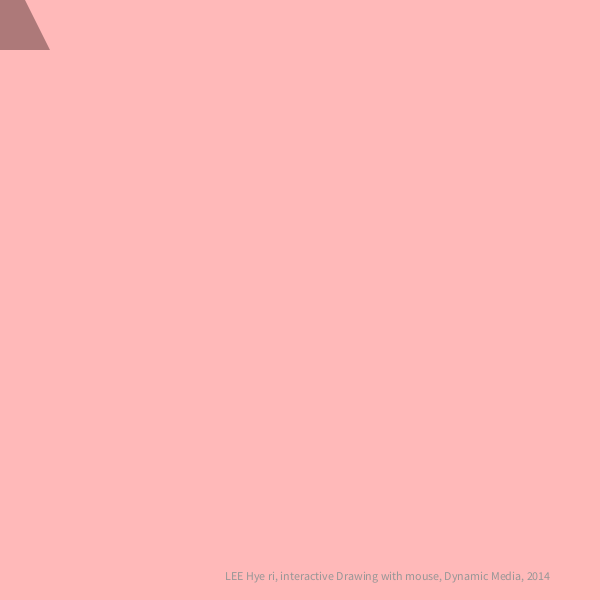
Frame 1 (no input)
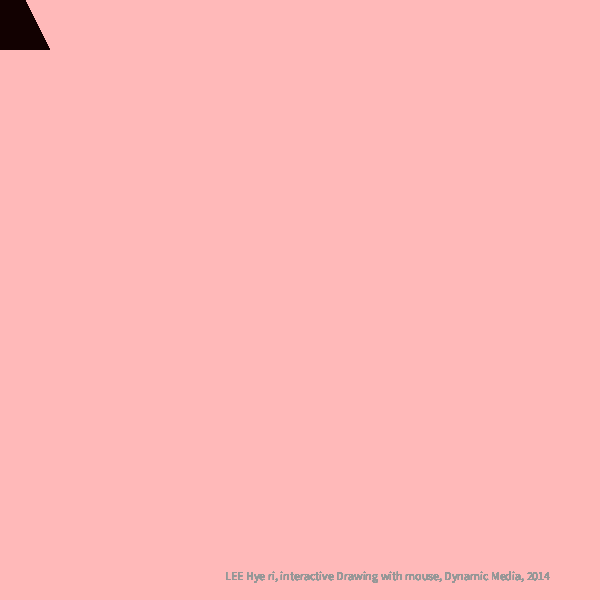
Frame 60 (the mouse pressed at the canvas centre just before this capture)
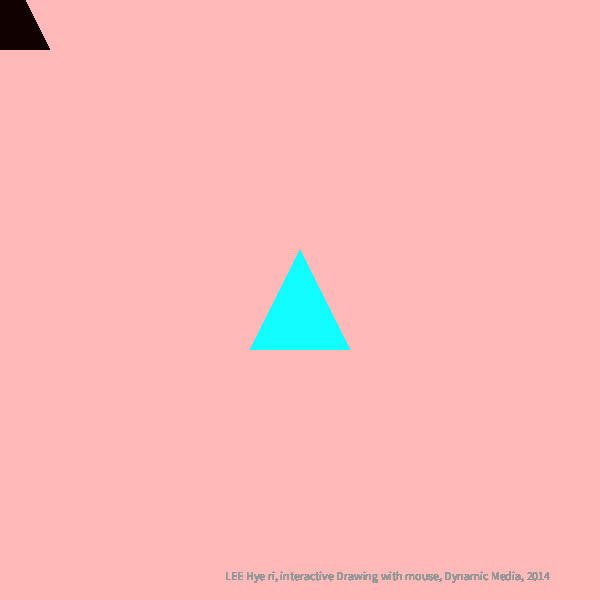
Frame 120 (the mouse held since frame 60 and released just before this capture)

The Processing sketch that drew these frames (run headless with seeded random() and noise(); from frame 60 on, the mouse is pressed at the canvas centre):

// Processing sketch: processing_150888
// ── processing_150888.pde


  
float xLast;
float yLast;
 
void setup() {
  size(600, 600);
  smooth();
  background(#FFB9B9);
}
void draw() {
      noStroke();
    fill(18,mouseX,mouseY,88);
    triangle(mouseX, mouseY-50, mouseX-50, mouseY+50, mouseX+50, mouseY+50);

     title();
    xLast = pmouseX;
    yLast = pmouseY;
  }
  
  
void title() {
  fill(150);
  textAlign(RIGHT);
  text("LEE Hye ri, interactive Drawing with mouse, Dynamic Media, 2014", width-50, height-20);
}
